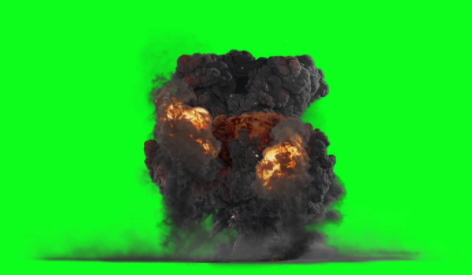
#> input picture e2_p2.png, 472 x 275 px
$ python e1_p2.py
#> lines starting #> are read from the running program, lines starting #| are printed output that depends on the picture; after the words box and inside, x2 and y2 are one past the last pixel; in counts of white or black regions, pixels touching at a corner belong together
#Carlos Paredes Márquez
#algoritmo 8, parte 2
#09 23 2021

import cv2

im = cv2.imread('e2_p2.png')
#> im is the input picture: shape (275, 472, 3); mean B, G, R 35.1, 195.9, 28.6
hsv = cv2.cvtColor(im, cv2.COLOR_BGR2HSV)
#> hsv: shape (275, 472, 3); mean H, S, V 54.7, 186.9, 198.6

mask0 = cv2.inRange(hsv, (62, 0, 0), (62, 255, 255))
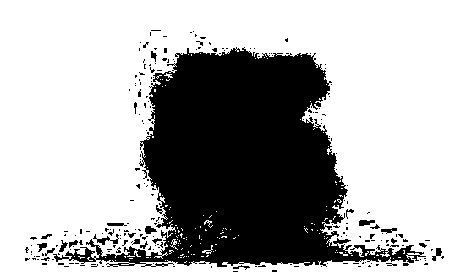
#> mask0: shape (275, 472); 69.4% white; 231 black regions (206 under 20 px), largest, box (x1, y1, x2, y2) and area: (53, 47, 426, 267) 37828, (93, 234, 119, 245) 99, (359, 220, 375, 226) 71

mask = cv2.bitwise_not(mask0)
im2 = cv2.bitwise_and(im, im, mask=mask)
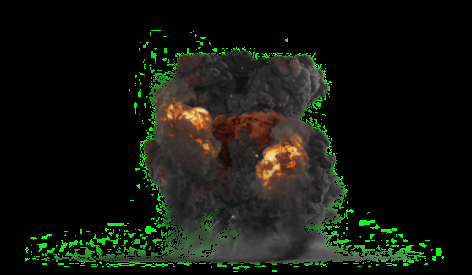
#> im2: shape (275, 472, 3); mean B, G, R 14.7, 22.7, 18.3

cv2.imshow('Image0', im)
cv2.imshow('Image1', im2)
cv2.waitKey(0)

$ run again, with e3_p2.png copied over e2_p2.png
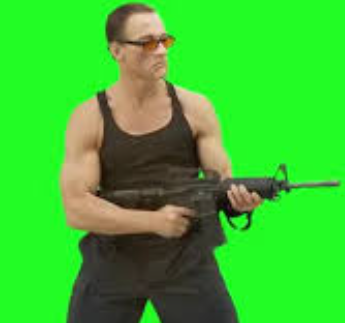
#> input picture e3_p2.png, 345 x 323 px
#> im is the input picture: shape (323, 345, 3); mean B, G, R 49.2, 190.9, 61.3
#> hsv: shape (323, 345, 3); mean H, S, V 46.6, 170.8, 197.2
#> `mask0 = cv2.inRange(hsv, (62, 0, 0), (62, 255, 255))`:
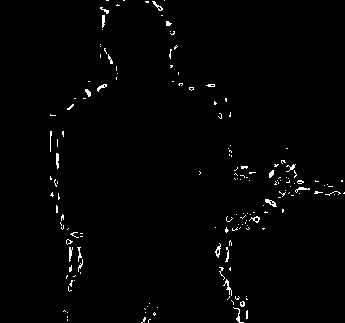
#> mask0: shape (323, 345); 1.3% white in thin lines or dots, all inside (x1, y1, x2, y2) = (50, 0, 345, 323)
